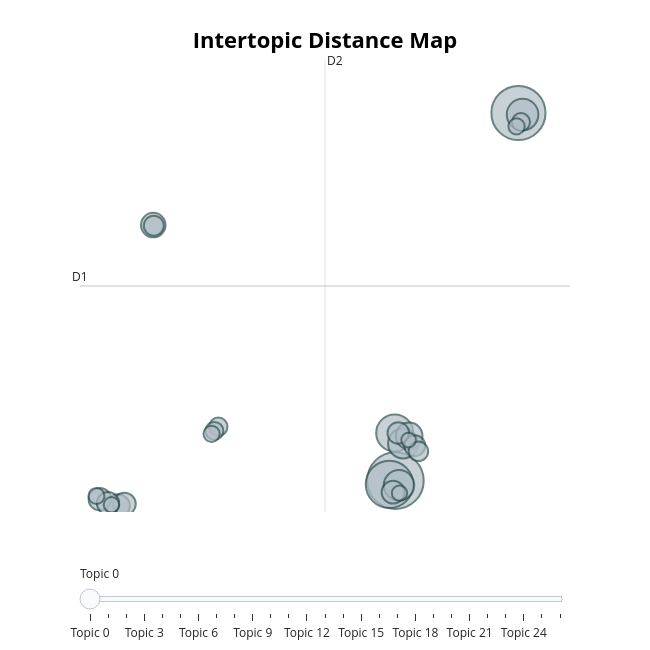

The code cell stored with this chart in its notebook:
### Code cell
# Retrieve summary information of all topics
# (including topic id and document counts)
# 4. save results
df["bertopic_topic"] = topics
df["bertopic_prob"] = [p.max() if p is not None and len(p) > 0 else np.nan for p in probs]

# 5.topic info
topic_info = topic_model.get_topic_info()
# print(topic_info.head(15))
for topic_id in topic_info["Topic"].head(10):
    print(f"\n===== Topic {topic_id} =====")
    print(topic_model.get_topic(topic_id))
    
# 5b. visualize topics
# Each circle represents a topic:
# - circle size: number of documents in the topic (importance)
# - distance between circles: semantic difference between topics
fig_topics = topic_model.visualize_topics()
fig_topics
# The extracted topics show clear semantic structure, for example:
# - Topic 0: Reinforcement Learning
# - Topic 1: Graph Neural Networks
# - Topic 5: Deep Neural Networks
# - Topic 6: Multi-armed Bandits
# - Topic 7: Generative Models (GANs)
# - Topic 8: Federated Learning
#
# These topics align well with major research directions in modern machine learning,
# indicating that BERTopic effectively captures semantic topics.

# Topic -1 represents outliers (documents not assigned to any clear topic).
# Its keywords are usually generic (data, model, method),
# indicating a lack of specific thematic focus.


# Compared to LDA, BERTopic produces more specific and semantically coherent topics,
# as it is based on embeddings rather than word frequency.

### Figure 1 — Plotly figure (JSON) as saved in the notebook; plotly's stock layout.template omitted (floating-point values rounded to 4 significant figures)
{"data": [{"customdata": [[0, "neural | networks | training | deep | network", 746], [1, "policy | reinforcement | reinforcement learning | rl | learning", 683], [2, "graph | graphs | node | gnns | nodes", 524], [3, "patients | data | disease | clinical | patient", 320], [4, "regret | bandit | arms | arm | reward", 233], [5, "federated | privacy | federated learning | fl | clients", 216], [6, "generative | gan | gans | data | latent", 210], [7, "adversarial | attacks | robustness | adversarial examples | examples", 166], [8, "traffic | spatial | temporal | prediction | data", 140], [9, "matrix | kernel | rank | factorization | data", 128], [10, "equations | physics | neural | differential | model", 122], [11, "clustering | means | clusters | algorithm | data", 120], [12, "label | labels | multi label | multi | label classification", 118], [13, "ensemble | classifiers | decision | trees | cost", 116], [14, "explanations | model | counterfactual | models | explanation", 109], [15, "anomaly | detection | anomaly detection | anomalies | data", 103], [16, "energy | forecasting | load | power | data", 93], [17, "time series | series | time | series classification | classification", 89], [18, "domain | target | source | adaptation | domain adaptation", 78], [19, "regret | online | algorithm | bounds | convex", 76], [20, "meta | meta learning | shot | tasks | task", 75], [21, "dimension | complexity | class | vc | pac", 62], [22, "continual | continual learning | forgetting | tasks | learning", 62], [23, "active | active learning | learning | al | data", 60], [24, "svm | margin | support | support vector | svms", 56], [25, "recurrent | recurrent neural | long | networks | lstm", 54], [26, "ood | uncertainty | distribution | detection | ood detection", 50]], "hovertemplate": "<b>Topic %{customdata[0]}</b><br>%{customdata[1]}<br>Size: %{customdata[2]}", "legendgroup": "", "marker": {"color": "#B0BEC5", "line": {"color": "DarkSlateGrey", "width": 2}, "size": [746, 683, 524, 320, 233, 216, 210, 166, 140, 128, 122, 120, 118, 116, 109, 103, 93, 89, 78, 76, 75, 62, 62, 60, 56, 54, 50], "sizemode": "area", "sizeref": 0.4662, "symbol": "circle"}, "mode": "markers", "name": "", "orientation": "v", "showlegend": false, "type": "scatter", "x": [11.27, 18.6, 10.92, 11.23, 18.85, 11.49, 11.73, 12.09, -3.159, -5.253, 11.13, -4.877, -6.34, -5.854, 11.44, 12.42, -3.126, 12.64, 0.7176, 18.76, 0.4839, 18.49, 0.3175, -6.543, -5.65, 11.51, 12.06], "xaxis": "x", "y": [-0.8306, 19.97, -1.041, 1.866, 19.88, -1.09, 1.274, 1.7, 13.63, -2.265, -1.481, -2.155, -1.881, -2.108, 1.865, 1.145, 13.59, 0.8298, 2.218, 19.45, 1.984, 19.21, 1.817, -1.695, -2.197, -1.539, 1.465], "yaxis": "y"}], "layout": {"annotations": [{"showarrow": false, "text": "D1", "x": -7.524, "y": 10.18, "yshift": 10}, {"showarrow": false, "text": "D2", "x": 7.076, "xshift": 10, "y": 22.97}], "height": 650, "hoverlabel": {"bgcolor": "white", "font": {"family": "Rockwell", "size": 16}}, "legend": {"itemsizing": "constant", "tracegroupgap": 0}, "margin": {"t": 60}, "shapes": [{"line": {"color": "#CFD8DC", "width": 2}, "type": "line", "x0": 7.076, "x1": 7.076, "y0": -2.604, "y1": 22.97}, {"line": {"color": "#9E9E9E", "width": 2}, "type": "line", "x0": -7.524, "x1": 21.68, "y0": 10.18, "y1": 10.18}], "sliders": [{"active": 0, "pad": {"t": 50}, "steps": [{"args": [{"marker.color": [["red", "#B0BEC5", "#B0BEC5", "#B0BEC5", "#B0BEC5", "#B0BEC5", "#B0BEC5", "#B0BEC5", "#B0BEC5", "#B0BEC5", "#B0BEC5", "#B0BEC5", "#B0BEC5", "#B0BEC5", "#B0BEC5", "#B0BEC5", "#B0BEC5", "#B0BEC5", "#B0BEC5", "#B0BEC5", "#B0BEC5", "#B0BEC5", "#B0BEC5", "#B0BEC5", "#B0BEC5", "#B0BEC5", "#B0BEC5"]]}], "label": "Topic 0", "method": "update"}, {"args": [{"marker.color": [["#B0BEC5", "red", "#B0BEC5", "#B0BEC5", "#B0BEC5", "#B0BEC5", "#B0BEC5", "#B0BEC5", "#B0BEC5", "#B0BEC5", "#B0BEC5", "#B0BEC5", "#B0BEC5", "#B0BEC5", "#B0BEC5", "#B0BEC5", "#B0BEC5", "#B0BEC5", "#B0BEC5", "#B0BEC5", "#B0BEC5", "#B0BEC5", "#B0BEC5", "#B0BEC5", "#B0BEC5", "#B0BEC5", "#B0BEC5"]]}], "label": "Topic 1", "method": "update"}, {"args": [{"marker.color": [["#B0BEC5", "#B0BEC5", "red", "#B0BEC5", "#B0BEC5", "#B0BEC5", "#B0BEC5", "#B0BEC5", "#B0BEC5", "#B0BEC5", "#B0BEC5", "#B0BEC5", "#B0BEC5", "#B0BEC5", "#B0BEC5", "#B0BEC5", "#B0BEC5", "#B0BEC5", "#B0BEC5", "#B0BEC5", "#B0BEC5", "#B0BEC5", "#B0BEC5", "#B0BEC5", "#B0BEC5", "#B0BEC5", "#B0BEC5"]]}], "label": "Topic 2", "method": "update"}, {"args": [{"marker.color": [["#B0BEC5", "#B0BEC5", "#B0BEC5", "red", "#B0BEC5", "#B0BEC5", "#B0BEC5", "#B0BEC5", "#B0BEC5", "#B0BEC5", "#B0BEC5", "#B0BEC5", "#B0BEC5", "#B0BEC5", "#B0BEC5", "#B0BEC5", "#B0BEC5", "#B0BEC5", "#B0BEC5", "#B0BEC5", "#B0BEC5", "#B0BEC5", "#B0BEC5", "#B0BEC5", "#B0BEC5", "#B0BEC5", "#B0BEC5"]]}], "label": "Topic 3", "method": "update"}, {"args": [{"marker.color": [["#B0BEC5", "#B0BEC5", "#B0BEC5", "#B0BEC5", "red", "#B0BEC5", "#B0BEC5", "#B0BEC5", "#B0BEC5", "#B0BEC5", "#B0BEC5", "#B0BEC5", "#B0BEC5", "#B0BEC5", "#B0BEC5", "#B0BEC5", "#B0BEC5", "#B0BEC5", "#B0BEC5", "#B0BEC5", "#B0BEC5", "#B0BEC5", "#B0BEC5", "#B0BEC5", "#B0BEC5", "#B0BEC5", "#B0BEC5"]]}], "label": "Topic 4", "method": "update"}, {"args": [{"marker.color": [["#B0BEC5", "#B0BEC5", "#B0BEC5", "#B0BEC5", "#B0BEC5", "red", "#B0BEC5", "#B0BEC5", "#B0BEC5", "#B0BEC5", "#B0BEC5", "#B0BEC5", "#B0BEC5", "#B0BEC5", "#B0BEC5", "#B0BEC5", "#B0BEC5", "#B0BEC5", "#B0BEC5", "#B0BEC5", "#B0BEC5", "#B0BEC5", "#B0BEC5", "#B0BEC5", "#B0BEC5", "#B0BEC5", "#B0BEC5"]]}], "label": "Topic 5", "method": "update"}, {"args": [{"marker.color": [["#B0BEC5", "#B0BEC5", "#B0BEC5", "#B0BEC5", "#B0BEC5", "#B0BEC5", "red", "#B0BEC5", "#B0BEC5", "#B0BEC5", "#B0BEC5", "#B0BEC5", "#B0BEC5", "#B0BEC5", "#B0BEC5", "#B0BEC5", "#B0BEC5", "#B0BEC5", "#B0BEC5", "#B0BEC5", "#B0BEC5", "#B0BEC5", "#B0BEC5", "#B0BEC5", "#B0BEC5", "#B0BEC5", "#B0BEC5"]]}], "label": "Topic 6", "method": "update"}, {"args": [{"marker.color": [["#B0BEC5", "#B0BEC5", "#B0BEC5", "#B0BEC5", "#B0BEC5", "#B0BEC5", "#B0BEC5", "red", "#B0BEC5", "#B0BEC5", "#B0BEC5", "#B0BEC5", "#B0BEC5", "#B0BEC5", "#B0BEC5", "#B0BEC5", "#B0BEC5", "#B0BEC5", "#B0BEC5", "#B0BEC5", "#B0BEC5", "#B0BEC5", "#B0BEC5", "#B0BEC5", "#B0BEC5", "#B0BEC5", "#B0BEC5"]]}], "label": "Topic 7", "method": "update"}, {"args": [{"marker.color": [["#B0BEC5", "#B0BEC5", "#B0BEC5", "#B0BEC5", "#B0BEC5", "#B0BEC5", "#B0BEC5", "#B0BEC5", "red", "#B0BEC5", "#B0BEC5", "#B0BEC5", "#B0BEC5", "#B0BEC5", "#B0BEC5", "#B0BEC5", "#B0BEC5", "#B0BEC5", "#B0BEC5", "#B0BEC5", "#B0BEC5", "#B0BEC5", "#B0BEC5", "#B0BEC5", "#B0BEC5", "#B0BEC5", "#B0BEC5"]]}], "label": "Topic 8", "method": "update"}, {"args": [{"marker.color": [["#B0BEC5", "#B0BEC5", "#B0BEC5", "#B0BEC5", "#B0BEC5", "#B0BEC5", "#B0BEC5", "#B0BEC5", "#B0BEC5", "red", "#B0BEC5", "#B0BEC5", "#B0BEC5", "#B0BEC5", "#B0BEC5", "#B0BEC5", "#B0BEC5", "#B0BEC5", "#B0BEC5", "#B0BEC5", "#B0BEC5", "#B0BEC5", "#B0BEC5", "#B0BEC5", "#B0BEC5", "#B0BEC5", "#B0BEC5"]]}], "label": "Topic 9", "method": "update"}, {"args": [{"marker.color": [["#B0BEC5", "#B0BEC5", "#B0BEC5", "#B0BEC5", "#B0BEC5", "#B0BEC5", "#B0BEC5", "#B0BEC5", "#B0BEC5", "#B0BEC5", "red", "#B0BEC5", "#B0BEC5", "#B0BEC5", "#B0BEC5", "#B0BEC5", "#B0BEC5", "#B0BEC5", "#B0BEC5", "#B0BEC5", "#B0BEC5", "#B0BEC5", "#B0BEC5", "#B0BEC5", "#B0BEC5", "#B0BEC5", "#B0BEC5"]]}], "label": "Topic 10", "method": "update"}, {"args": [{"marker.color": [["#B0BEC5", "#B0BEC5", "#B0BEC5", "#B0BEC5", "#B0BEC5", "#B0BEC5", "#B0BEC5", "#B0BEC5", "#B0BEC5", "#B0BEC5", "#B0BEC5", "red", "#B0BEC5", "#B0BEC5", "#B0BEC5", "#B0BEC5", "#B0BEC5", "#B0BEC5", "#B0BEC5", "#B0BEC5", "#B0BEC5", "#B0BEC5", "#B0BEC5", "#B0BEC5", "#B0BEC5", "#B0BEC5", "#B0BEC5"]]}], "label": "Topic 11", "method": "update"}, {"args": [{"marker.color": [["#B0BEC5", "#B0BEC5", "#B0BEC5", "#B0BEC5", "#B0BEC5", "#B0BEC5", "#B0BEC5", "#B0BEC5", "#B0BEC5", "#B0BEC5", "#B0BEC5", "#B0BEC5", "red", "#B0BEC5", "#B0BEC5", "#B0BEC5", "#B0BEC5", "#B0BEC5", "#B0BEC5", "#B0BEC5", "#B0BEC5", "#B0BEC5", "#B0BEC5", "#B0BEC5", "#B0BEC5", "#B0BEC5", "#B0BEC5"]]}], "label": "Topic 12", "method": "update"}, {"args": [{"marker.color": [["#B0BEC5", "#B0BEC5", "#B0BEC5", "#B0BEC5", "#B0BEC5", "#B0BEC5", "#B0BEC5", "#B0BEC5", "#B0BEC5", "#B0BEC5", "#B0BEC5", "#B0BEC5", "#B0BEC5", "red", "#B0BEC5", "#B0BEC5", "#B0BEC5", "#B0BEC5", "#B0BEC5", "#B0BEC5", "#B0BEC5", "#B0BEC5", "#B0BEC5", "#B0BEC5", "#B0BEC5", "#B0BEC5", "#B0BEC5"]]}], "label": "Topic 13", "method": "update"}, {"args": [{"marker.color": [["#B0BEC5", "#B0BEC5", "#B0BEC5", "#B0BEC5", "#B0BEC5", "#B0BEC5", "#B0BEC5", "#B0BEC5", "#B0BEC5", "#B0BEC5", "#B0BEC5", "#B0BEC5", "#B0BEC5", "#B0BEC5", "red", "#B0BEC5", "#B0BEC5", "#B0BEC5", "#B0BEC5", "#B0BEC5", "#B0BEC5", "#B0BEC5", "#B0BEC5", "#B0BEC5", "#B0BEC5", "#B0BEC5", "#B0BEC5"]]}], "label": "Topic 14", "method": "update"}, {"args": [{"marker.color": [["#B0BEC5", "#B0BEC5", "#B0BEC5", "#B0BEC5", "#B0BEC5", "#B0BEC5", "#B0BEC5", "#B0BEC5", "#B0BEC5", "#B0BEC5", "#B0BEC5", "#B0BEC5", "#B0BEC5", "#B0BEC5", "#B0BEC5", "red", "#B0BEC5", "#B0BEC5", "#B0BEC5", "#B0BEC5", "#B0BEC5", "#B0BEC5", "#B0BEC5", "#B0BEC5", "#B0BEC5", "#B0BEC5", "#B0BEC5"]]}], "label": "Topic 15", "method": "update"}, {"args": [{"marker.color": [["#B0BEC5", "#B0BEC5", "#B0BEC5", "#B0BEC5", "#B0BEC5", "#B0BEC5", "#B0BEC5", "#B0BEC5", "#B0BEC5", "#B0BEC5", "#B0BEC5", "#B0BEC5", "#B0BEC5", "#B0BEC5", "#B0BEC5", "#B0BEC5", "red", "#B0BEC5", "#B0BEC5", "#B0BEC5", "#B0BEC5", "#B0BEC5", "#B0BEC5", "#B0BEC5", "#B0BEC5", "#B0BEC5", "#B0BEC5"]]}], "label": "Topic 16", "method": "update"}, {"args": [{"marker.color": [["#B0BEC5", "#B0BEC5", "#B0BEC5", "#B0BEC5", "#B0BEC5", "#B0BEC5", "#B0BEC5", "#B0BEC5", "#B0BEC5", "#B0BEC5", "#B0BEC5", "#B0BEC5", "#B0BEC5", "#B0BEC5", "#B0BEC5", "#B0BEC5", "#B0BEC5", "red", "#B0BEC5", "#B0BEC5", "#B0BEC5", "#B0BEC5", "#B0BEC5", "#B0BEC5", "#B0BEC5", "#B0BEC5", "#B0BEC5"]]}], "label": "Topic 17", "method": "update"}, {"args": [{"marker.color": [["#B0BEC5", "#B0BEC5", "#B0BEC5", "#B0BEC5", "#B0BEC5", "#B0BEC5", "#B0BEC5", "#B0BEC5", "#B0BEC5", "#B0BEC5", "#B0BEC5", "#B0BEC5", "#B0BEC5", "#B0BEC5", "#B0BEC5", "#B0BEC5", "#B0BEC5", "#B0BEC5", "red", "#B0BEC5", "#B0BEC5", "#B0BEC5", "#B0BEC5", "#B0BEC5", "#B0BEC5", "#B0BEC5", "#B0BEC5"]]}], "label": "Topic 18", "method": "update"}, {"args": [{"marker.color": [["#B0BEC5", "#B0BEC5", "#B0BEC5", "#B0BEC5", "#B0BEC5", "#B0BEC5", "#B0BEC5", "#B0BEC5", "#B0BEC5", "#B0BEC5", "#B0BEC5", "#B0BEC5", "#B0BEC5", "#B0BEC5", "#B0BEC5", "#B0BEC5", "#B0BEC5", "#B0BEC5", "#B0BEC5", "red", "#B0BEC5", "#B0BEC5", "#B0BEC5", "#B0BEC5", "#B0BEC5", "#B0BEC5", "#B0BEC5"]]}], "label": "Topic 19", "method": "update"}, {"args": [{"marker.color": [["#B0BEC5", "#B0BEC5", "#B0BEC5", "#B0BEC5", "#B0BEC5", "#B0BEC5", "#B0BEC5", "#B0BEC5", "#B0BEC5", "#B0BEC5", "#B0BEC5", "#B0BEC5", "#B0BEC5", "#B0BEC5", "#B0BEC5", "#B0BEC5", "#B0BEC5", "#B0BEC5", "#B0BEC5", "#B0BEC5", "red", "#B0BEC5", "#B0BEC5", "#B0BEC5", "#B0BEC5", "#B0BEC5", "#B0BEC5"]]}], "label": "Topic 20", "method": "update"}, {"args": [{"marker.color": [["#B0BEC5", "#B0BEC5", "#B0BEC5", "#B0BEC5", "#B0BEC5", "#B0BEC5", "#B0BEC5", "#B0BEC5", "#B0BEC5", "#B0BEC5", "#B0BEC5", "#B0BEC5", "#B0BEC5", "#B0BEC5", "#B0BEC5", "#B0BEC5", "#B0BEC5", "#B0BEC5", "#B0BEC5", "#B0BEC5", "#B0BEC5", "red", "#B0BEC5", "#B0BEC5", "#B0BEC5", "#B0BEC5", "#B0BEC5"]]}], "label": "Topic 21", "method": "update"}, {"args": [{"marker.color": [["#B0BEC5", "#B0BEC5", "#B0BEC5", "#B0BEC5", "#B0BEC5", "#B0BEC5", "#B0BEC5", "#B0BEC5", "#B0BEC5", "#B0BEC5", "#B0BEC5", "#B0BEC5", "#B0BEC5", "#B0BEC5", "#B0BEC5", "#B0BEC5", "#B0BEC5", "#B0BEC5", "#B0BEC5", "#B0BEC5", "#B0BEC5", "#B0BEC5", "red", "#B0BEC5", "#B0BEC5", "#B0BEC5", "#B0BEC5"]]}], "label": "Topic 22", "method": "update"}, {"args": [{"marker.color": [["#B0BEC5", "#B0BEC5", "#B0BEC5", "#B0BEC5", "#B0BEC5", "#B0BEC5", "#B0BEC5", "#B0BEC5", "#B0BEC5", "#B0BEC5", "#B0BEC5", "#B0BEC5", "#B0BEC5", "#B0BEC5", "#B0BEC5", "#B0BEC5", "#B0BEC5", "#B0BEC5", "#B0BEC5", "#B0BEC5", "#B0BEC5", "#B0BEC5", "#B0BEC5", "red", "#B0BEC5", "#B0BEC5", "#B0BEC5"]]}], "label": "Topic 23", "method": "update"}, {"args": [{"marker.color": [["#B0BEC5", "#B0BEC5", "#B0BEC5", "#B0BEC5", "#B0BEC5", "#B0BEC5", "#B0BEC5", "#B0BEC5", "#B0BEC5", "#B0BEC5", "#B0BEC5", "#B0BEC5", "#B0BEC5", "#B0BEC5", "#B0BEC5", "#B0BEC5", "#B0BEC5", "#B0BEC5", "#B0BEC5", "#B0BEC5", "#B0BEC5", "#B0BEC5", "#B0BEC5", "#B0BEC5", "red", "#B0BEC5", "#B0BEC5"]]}], "label": "Topic 24", "method": "update"}, {"args": [{"marker.color": [["#B0BEC5", "#B0BEC5", "#B0BEC5", "#B0BEC5", "#B0BEC5", "#B0BEC5", "#B0BEC5", "#B0BEC5", "#B0BEC5", "#B0BEC5", "#B0BEC5", "#B0BEC5", "#B0BEC5", "#B0BEC5", "#B0BEC5", "#B0BEC5", "#B0BEC5", "#B0BEC5", "#B0BEC5", "#B0BEC5", "#B0BEC5", "#B0BEC5", "#B0BEC5", "#B0BEC5", "#B0BEC5", "red", "#B0BEC5"]]}], "label": "Topic 25", "method": "update"}, {"args": [{"marker.color": [["#B0BEC5", "#B0BEC5", "#B0BEC5", "#B0BEC5", "#B0BEC5", "#B0BEC5", "#B0BEC5", "#B0BEC5", "#B0BEC5", "#B0BEC5", "#B0BEC5", "#B0BEC5", "#B0BEC5", "#B0BEC5", "#B0BEC5", "#B0BEC5", "#B0BEC5", "#B0BEC5", "#B0BEC5", "#B0BEC5", "#B0BEC5", "#B0BEC5", "#B0BEC5", "#B0BEC5", "#B0BEC5", "#B0BEC5", "red"]]}], "label": "Topic 26", "method": "update"}]}], "title": {"font": {"color": "Black", "size": 22}, "text": "<b>Intertopic Distance Map</b>", "x": 0.5, "xanchor": "center", "y": 0.95, "yanchor": "top"}, "width": 650, "xaxis": {"anchor": "y", "domain": [0, 1], "range": [-7.524, 21.68], "title": {"text": ""}, "visible": false}, "yaxis": {"anchor": "x", "domain": [0, 1], "range": [-2.604, 22.97], "title": {"text": ""}, "visible": false}}}
